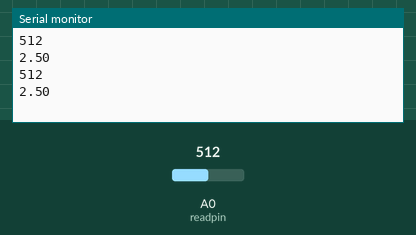
Bench run of a sketch on a simulated Arduino Uno, built with avr-gcc and run on an emulated ATmega328P. Parts: the last lines printed to the serial monitor. Inputs (shaded band) come from the test bench; at power-on: A0 (readpin) = 512.

Above: at 2.8 s.
2.9 s: A0 (readpin) set to 716
At 4.4 s:
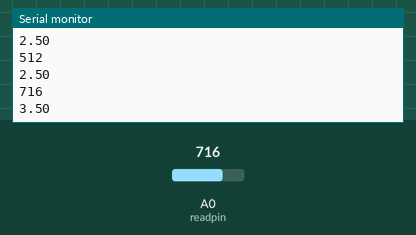
5.6 s: A0 (readpin) set to 900
At 7.5 s:
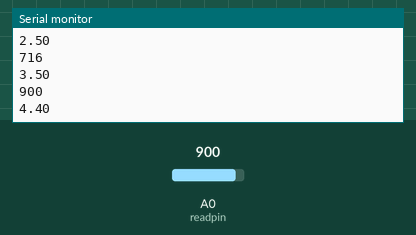
Timing chart, 0 to 9.0 s (numbered marks = the images above; inputs shaded):
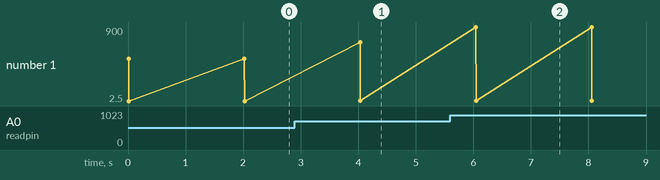

Measured:
- after the input at 2.9 s, the serial monitor: prints a new line after 1.1 s (image 1)
- after the input at 5.6 s, the serial monitor: prints a new line after 0.44 s (image 2)
- plotted number 1: 2.5 → 3.5 after the input at 2.9 s, 3.5 → 4.4 after the input at 5.6 s

The sketch:

Day_06_3_analog_read.ino
```cpp
int readpin=A0;
int potvalue;
float voltage;
void setup() {
  // put your setup code here, to run once:
pinMode(readpin,INPUT);
Serial.begin(9600);
}

void loop() {
  // put your main code here, to run repeatedly:

potvalue=analogRead(readpin);
delay(10);
voltage = (5./1023.)*potvalue;
Serial.println(potvalue);
Serial.println(voltage);
delay(2000);
}
```
